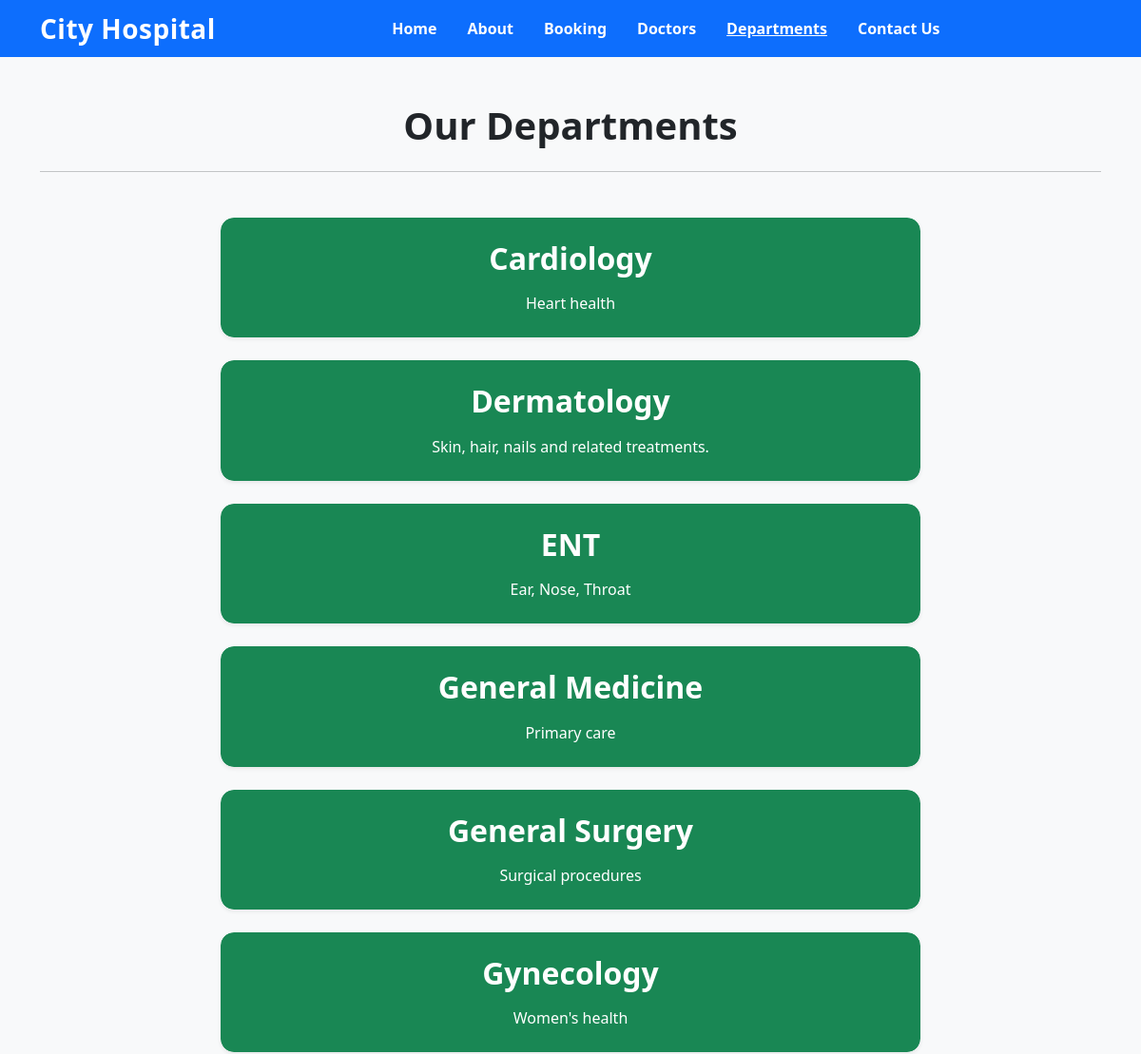
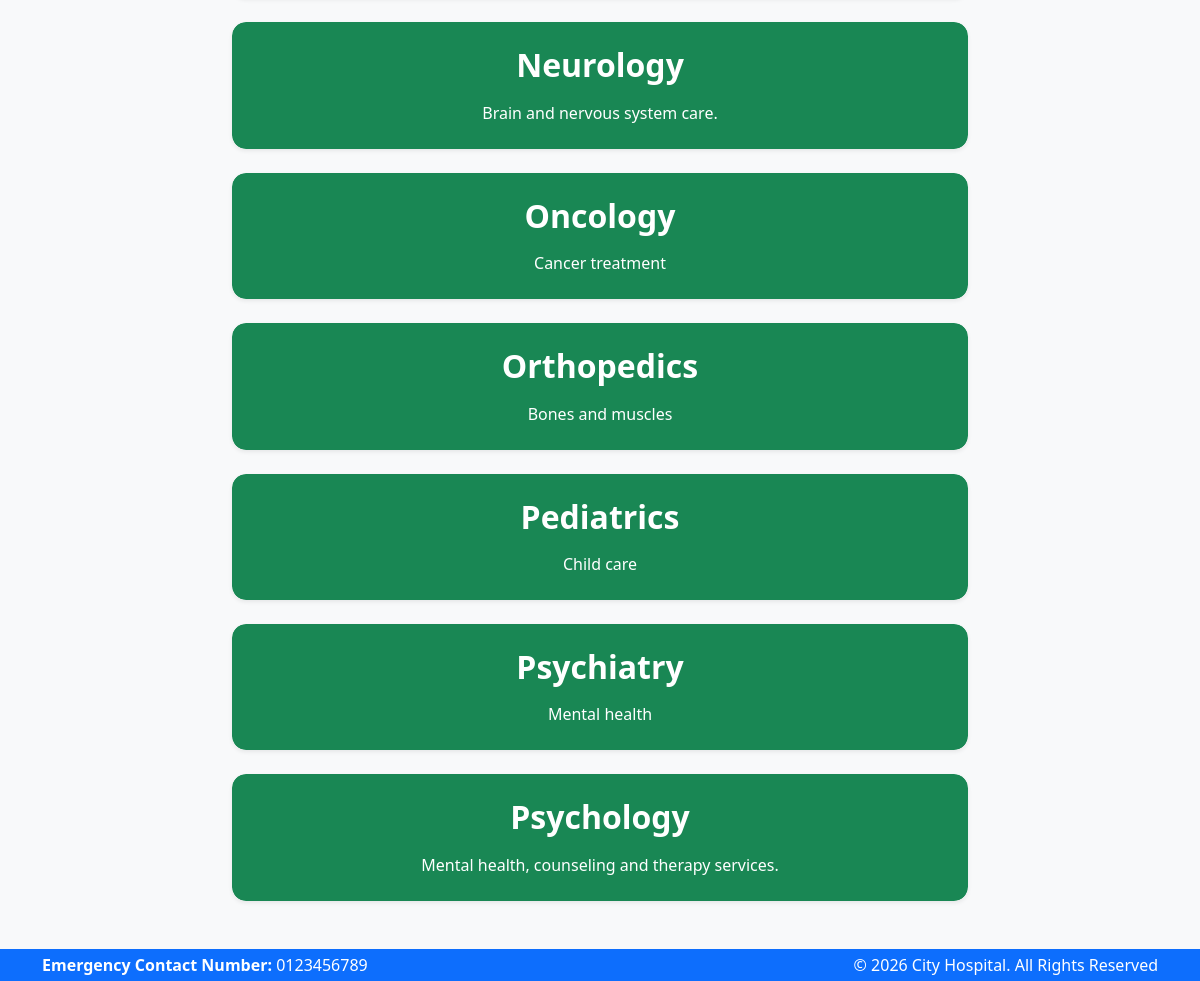
Page /department/ on the committed database (2 pictures, top to bottom).
### home/models.py (models this page shows, shortened)
class Department(models.Model):
    name = models.CharField(max_length=120, unique=True)
    description = models.TextField(blank=True)

### home/views.py (the view)
# urls.py: path("department/", views.department_page, name="department"),
def department_page(request):
    departments = Department.objects.all().order_by("name")
    return render(request, "department.html", {"departments": departments})

### home/templates/department.html (shortened to what this page needs)
{% extends 'base.html' %}
{% block content %}
<div class="container py-5">
  <h1 class="text-center fw-bold mb-4">Our Departments</h1>
  <hr class="mb-5">
  {% if departments %}
    <div class="row justify-content-center g-4">
      {% for dept in departments %}
        <div class="col-12 col-md-10 col-lg-8">
          <div class="card shadow-sm border-0 doctor-card">
            <div class="card-body p-4 text-center" style="background:#198754; color:white; border-radius:14px;">
              <h2 class="fw-bold mb-3">{{ dept.name }}</h2>
              <p class="mb-0" style="max-width: 700px; margin:auto;">
                {{ dept.description }}
              </p>
            </div>
          </div>
        </div>
      {% endfor %}
    </div>
  {% else %}
    <p class="text-center text-muted mt-4">No departments available.</p>
  {% endif %}
</div>
{% endblock %}

### static/css/style.css (style rules this page uses)
html, body { height: 100%; }
body { display: flex; flex-direction: column; margin: 0; background: #f8f9fa; }
.doctor-card { border-radius: 14px; overflow: hidden; transition: transform 0.2s ease; }

### rows in the picture
Department: name "Cardiology", description "Heart health"
Department: name "Dermatology", description "Skin, hair, nails and related treatments."
Department: name "ENT", description "Ear, Nose, Throat"
Department: name "General Medicine", description "Primary care"
Department: name "General Surgery", description "Surgical procedures"
Department: name "Gynecology", description "Women's health"
Department: name "Neurology", description "Brain and nervous system care."
Department: name "Oncology", description "Cancer treatment"
Department: name "Orthopedics", description "Bones and muscles"
Department: name "Pediatrics", description "Child care"
Department: name "Psychiatry", description "Mental health"
Department: name "Psychology", description "Mental health, counseling and therapy services."
